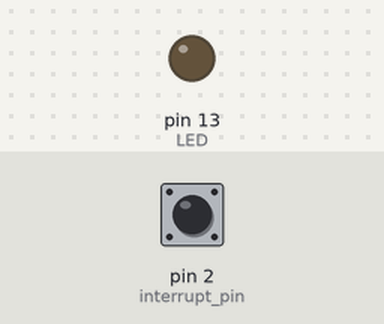
This sketch was run on a simulated Arduino Uno, built with avr-gcc and run on an emulated ATmega328P. On the bench: output pins drawn as LEDs (lit = HIGH). The test bench sets the inputs (shaded band); at power-on: pin 2 (interrupt_pin) HIGH.

Above: at 1.2 s.
1.3 s: pin 2 (interrupt_pin) pulled LOW for 0.15 s
At 1.37 s:
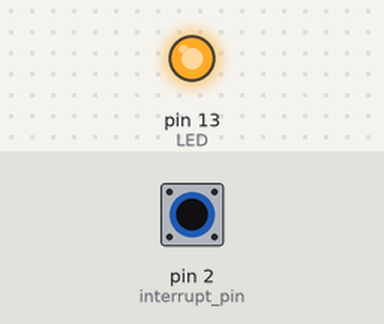
2.9 s: pin 2 (interrupt_pin) pulled LOW for 3.2 s
At 7.4 s:
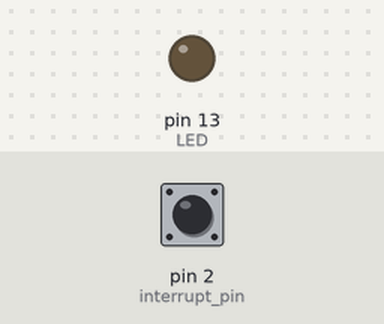
Timing chart, 0 to 8.9 s (numbered marks = the images above; inputs shaded):
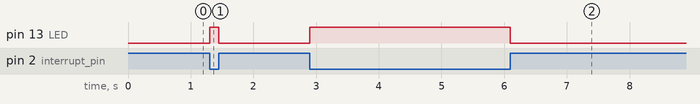

Measured:
- after the input at 1.3 s, pin 13 (LED): LOW → HIGH at once, → LOW 0.15 s later
- after the input at 2.9 s, pin 13 (LED): LOW → HIGH at once, → LOW 3.2 s later

The sketch:

sketch_13-7.ino
```cpp
volatile byte state = LOW;

void setup() {
  pinMode(13, OUTPUT);          // LED
  pinMode(2, INPUT_PULLUP);     // interrupt pin
  attachInterrupt(digitalPinToInterrupt(2), blink, CHANGE);
}

void loop() {
  digitalWrite(13, state);
}

void blink() {
  state = !state;   // toggle LED state
}
```
